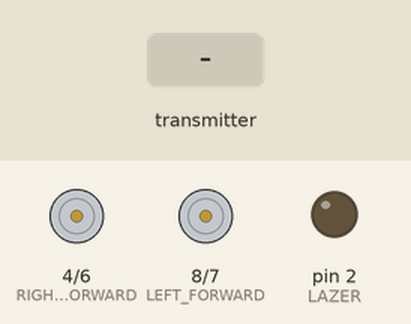
This sketch was run on a simulated Arduino Uno, built with avr-gcc and run on an emulated ATmega328P. On the bench: motor-driver pin pairs drawn as motors (green arrow = first pin HIGH = forward, orange = second pin HIGH = backward, longer = more drive, scaled by the enable pin), output pins drawn as LEDs (lit = HIGH). The test bench sets the inputs (shaded band). No radio packets arrive unless stated.

Above: at 1.2 s.
1.3 s: the transmitter starts sending movement.1 = 1023
At 2.0 s:
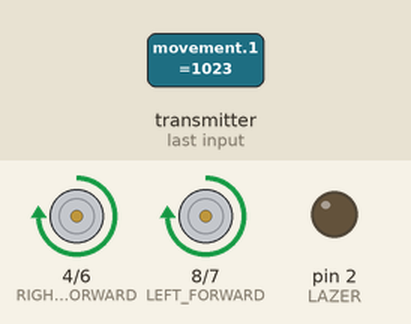
2.8 s: the transmitter starts sending movement.2 = 1023
At 3.2 s:
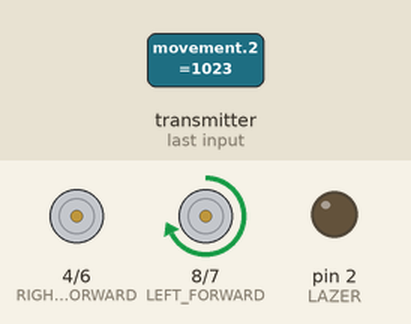
4.3 s: the transmitter starts sending movement.2 = 0
At 5.5 s:
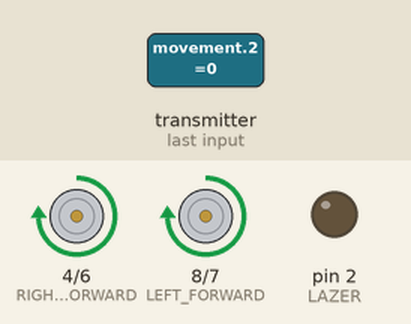
5.8 s: the transmitter starts sending movement.1 = 0
At 6.7 s:
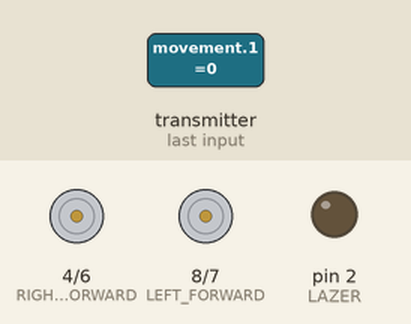
Timing chart, 0 to 8.3 s (numbered marks = the images above; inputs shaded):
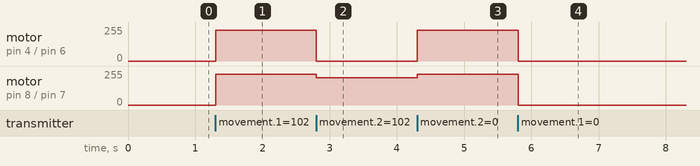

Measured:
- after the input at 1.3 s, motor on pin 4 (RIGHT_FORWARD) / pin 6 (RIGHT_BACKWARD), motor on pin 8 (LEFT_FORWARD) / pin 7 (LEFT_BACKWARD): stopped → forward 231/255 at once
- after the input at 2.8 s, motor on pin 4 (RIGHT_FORWARD) / pin 6 (RIGHT_BACKWARD): forward 231/255 → stopped at once; motor on pin 8 (LEFT_FORWARD) / pin 7 (LEFT_BACKWARD): forward 231/255 → forward 206/255 at once
- after the input at 4.3 s, motor on pin 4 (RIGHT_FORWARD) / pin 6 (RIGHT_BACKWARD): stopped → forward 231/255 at once; motor on pin 8 (LEFT_FORWARD) / pin 7 (LEFT_BACKWARD): forward 206/255 → forward 231/255 at once
- after the input at 5.8 s, motor on pin 4 (RIGHT_FORWARD) / pin 6 (RIGHT_BACKWARD), motor on pin 8 (LEFT_FORWARD) / pin 7 (LEFT_BACKWARD): forward 231/255 → stopped at once

The sketch:

Engine.ino
```cpp
#include "nRF24L01.h" // NRF24L01 library created by TMRh20 https://github.com/TMRh20/RF24
#include "RF24.h"
#include "SPI.h"

// CONSTANTS

// Pins
#define RIGHT_ENABLE 3
#define RIGHT_FORWARD 4
#define RIGHT_BACKWARD 6
#define LEFT_ENABLE 5
#define LEFT_FORWARD 8
#define LEFT_BACKWARD 7
#define LAZER 2

// Safety
#define TIMEOUT 1000 // Maximum waiting time in milliseconds

// VARIABLES

RF24 radio(9, 10);
const uint64_t pipe = 0xE6E6E6E6E6E6;

int movement[5];
int DirX = 0;
int DirY = 0;
int speeds = 0;
int turn = 0;

int motor_speed = 0;
int motor_turn = 0;
unsigned long timestamp = 0;

void setup(void) {
    if (!radio.begin()) {
      //Serial.println("Begin false!!");
    } else {
      //Serial.println("Stash");
    }
    radio.setChannel(95);
    radio.openReadingPipe(1, pipe); // Get NRF24L01 ready to receive
    radio.startListening(); // Listen to see if information received

    pinMode(RIGHT_ENABLE, OUTPUT);
    pinMode(RIGHT_FORWARD, OUTPUT);
    pinMode(RIGHT_BACKWARD, OUTPUT);
    pinMode(LEFT_ENABLE, OUTPUT);
    pinMode(LEFT_FORWARD, OUTPUT);
    pinMode(LEFT_BACKWARD, OUTPUT);
    pinMode(LAZER, OUTPUT);

    //Serial.begin(9600);
    //Serial.println("Startup");

    timestamp = millis();
}

void loop(void) {
    while (radio.available()) {
      radio.read(&movement, sizeof(movement));

      speeds = movement[2];
      turn = movement[1];

      motorSpeed(speeds);
      motorTurn(turn);

      timestamp = millis();
    }

    if (millis() - timestamp > TIMEOUT) {
      motorSpeed(0);
      timestamp = millis();
    }

    //Serial.println(speeds+turn);
    //Serial.println(speeds-turn);
    //Serial.println(speeds);
    //Serial.println(turn);
}

void motorSpeed(int new_speed) {
  motor_speed = new_speed;
  updateMotors();
}

void motorTurn(int new_turn) {
  motor_turn = new_turn;
  updateMotors();
}

void updateMotors() {
  if (motor_speed >= 0) {
    digitalWrite(RIGHT_FORWARD, HIGH);
    digitalWrite(RIGHT_BACKWARD, LOW);
    digitalWrite(LEFT_FORWARD, HIGH);
    digitalWrite(LEFT_BACKWARD, LOW);
  } else {
    digitalWrite(RIGHT_FORWARD, LOW);
    digitalWrite(RIGHT_BACKWARD, HIGH);
    digitalWrite(LEFT_FORWARD, LOW);
    digitalWrite(LEFT_BACKWARD, HIGH);
  }
  analogWrite(RIGHT_ENABLE, 25 * abs(motor_speed - motor_turn));
  analogWrite(LEFT_ENABLE, 25 * abs(motor_speed + motor_turn));
}
```
